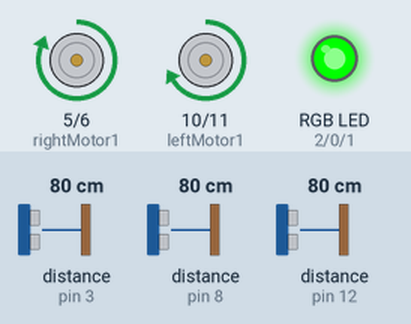
Simulated run of this sketch. Board: Arduino Uno, built with avr-gcc and run on an emulated ATmega328P. Parts: motor-driver pin pairs drawn as motors (green arrow = first pin HIGH = forward, orange = second pin HIGH = backward, longer = more drive), an RGB LED mixed from three pins (HIGH = lit). Wiring (inferred from the names in the program): ultrasonic range finder: trigger pin 9; echo pin 8. The test bench sets the inputs (shaded band); at power-on: distance to the obstacle (sensors on pin 8, pin 3, pin 12) 80 cm. The echo pulse lasts 58.3 µs per cm; pins used as bus, display or sensor lines are not drawn.

Above: at 1.2 s.
1.3 s: distance to the obstacle (sensor on pin 8) set to 46 cm
2.8 s: distance to the obstacle (sensor on pin 8) set to 35 cm
At 3.3 s:
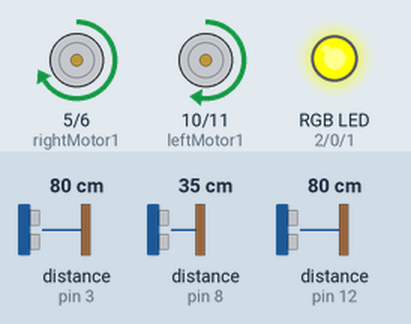
4.3 s: distance to the obstacle (sensor on pin 8) set to 17 cm
5.8 s: distance to the obstacle (sensor on pin 8) set to 14 cm
At 6.3 s:
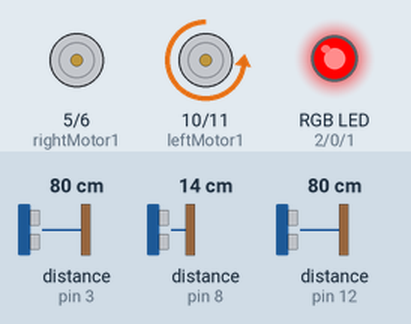
7.3 s: distance to the obstacle (sensor on pin 8) set to 60 cm
At 9.0 s:
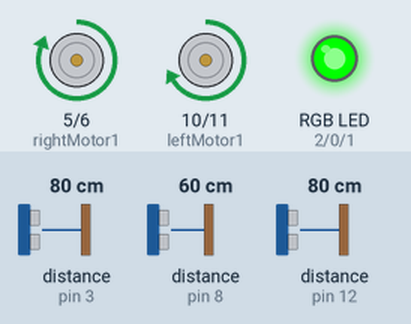
9.3 s: distance to the obstacle (sensor on pin 8) set to 2 cm
At 9.7 s:
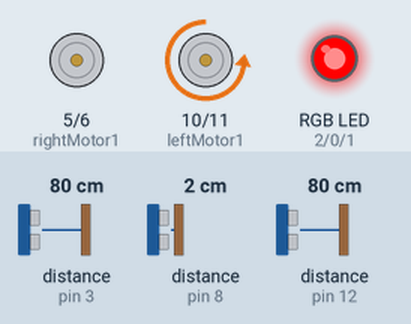
Timing chart, 0 to 11.8 s (numbered marks = the images above; inputs shaded):
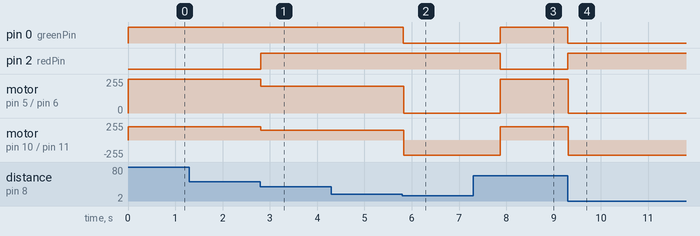

The sketch:

Proximity_Car_Test.ino
```cpp
#define maxPWM 255
#define moderatePWM 200
#define turnPWM 225
#define stopPWM 0


const int redPin = 2;
const int bluePin = 1;
const int greenPin = 0;

const int trigPinS = 9;
const int trigPinL = 13;
const int trigPinR = 4;
const int echoPinS = 8;
const int echoPinL = 12;
const int echoPinR = 3;

const int piezoPin = 7;

const int rightMotor1 = 5;
const int rightMotor2 = 6;
const int leftMotor1 = 10;
const int leftMotor2 = 11;


//speed Of Sound in centimetres per microsecond
const float speedOfSound = 0.0343;

const int fastTurnDis = 5;
const int turnDis = 15;
const int fastDis = 40;

const int fastTurnDel = 500;
const int turnDel = 1000;


float time;
float distance;

void setup()
{
  pinMode(redPin, OUTPUT);
  pinMode(bluePin, OUTPUT);
  pinMode(greenPin, OUTPUT);

  pinMode(trigPinS, OUTPUT);
  pinMode(trigPinL, OUTPUT);
  pinMode(trigPinR, OUTPUT);
  pinMode(echoPinS, INPUT);
  pinMode(echoPinL, INPUT);
  pinMode(echoPinR, INPUT);

  pinMode(piezoPin, OUTPUT);

  pinMode(rightMotor1, OUTPUT);
  pinMode(rightMotor2, OUTPUT);
  pinMode(leftMotor1, OUTPUT);
  pinMode(leftMotor2, OUTPUT);

  //Serial.begin(9600);

}

void loop()
{
  noTone(piezoPin);
  /*
    Serial.print(senseDistance('l'));
    Serial.print("   ");
    Serial.print(senseDistance('s'));
    Serial.print("   ");
    Serial.println(senseDistance('r'));
  */
  //if the straight ultrasonic sensor is more than 25 cm, the car will drive straight at max speed and a RGB Led will turn green
  if (senseDistance('s') > fastDis) {
    setRGB(0, 255, 0);
    drive('s', maxPWM, maxPWM, 0);
  }
  //if the straight ultrasonic sensor is between 10cm and 25cm , the car will drive straight at a moderate speed and a RGB Led will turn yellow
  else if (senseDistance('s') >= turnDis && senseDistance('s') <= fastDis) {
    setRGB(255, 255, 0);
    drive('s', moderatePWM, moderatePWM, 0);
  }
  //if the straight ultrasonic sensor is less than 10cm, the car will turn, a peizo will start to ring and and a RGB Led will turn red

  else if (senseDistance('s') <= fastTurnDis) {
    //tone(piezoPin, 1000);
    setRGB(255, 0, 0);
    if (senseDistance('r') > senseDistance('l')) {
      //Serial.println("right");
      //if the right distance sensor is further from a wall than the left one, the robot will turn to the right
      drive('r', turnPWM, turnPWM, fastTurnDel);
    }
    else {
      //if the right distance sensor is further from a wall than the left one, the robot will turn to the right
      drive('l', turnPWM, turnPWM, fastTurnDel);
      //Serial.println("left");
    }
  }

  else if (senseDistance('s') < turnDis) {
    //tone(piezoPin, 1000);
    setRGB(255, 100, 0);
    if (senseDistance('r') > senseDistance('l')) {
      //Serial.println("right");
      //if the right distance sensor is further from a wall than the left one, the robot will turn to the right
      drive('r', turnPWM, turnPWM, turnDel);
    }
    else {
      //if the right distance sensor is further from a wall than the left one, the robot will turn to the right
      drive('l', turnPWM, turnPWM, turnDel);
      //Serial.println("left");
    }
  }
  delay(10);
}

/*
  Serial.print(senseDistance('l'));
  Serial.print(" ");
  Serial.print(senseDistance('s'));
  Serial.print(" ");
  Serial.println(senseDistance('r'));
*/


double senseDistance(char dir) {
  //argument decides which distance sensor to return the value for
  int echoPin;
  int trigPin;
  if (dir == 'l') {
    echoPin = echoPinL;
    trigPin = trigPinL;
  }
  else if (dir == 'r') {
    echoPin = echoPinR;
    trigPin = trigPinR;
  }
  else {
    echoPin = echoPinS;
    trigPin = trigPinS;
  }

  //Turns on the trigger pin for 10 microseconds
  digitalWrite(trigPin, LOW);
  delayMicroseconds(2);

  digitalWrite(trigPin, HIGH);
  delayMicroseconds(10);

  digitalWrite(trigPin, LOW);

  //the time the sound took to travel from the sensor to the wall and back to the sensor
  time = pulseIn(echoPin, HIGH);

  //Divide by 2 to find the distance from sensor to object and multiply it by the speed of sound to find the distance from the sensor to the object
  distance = time * speedOfSound / 2;

  /*
    Serial.print("Distance: ");
    Serial.println(distance);

  */
  return distance;
}
void drive(char d, int LPWM , int RPWM, double del) {
  //depending on the direction of the char variable the motors will turn to face that direction
  double compensation = 55;
  switch (d) {
    case 's':
      LPWM = LPWM - compensation;
      analogWrite(rightMotor1, RPWM);
      analogWrite(rightMotor2, 0);
      analogWrite(leftMotor1, LPWM);
      analogWrite(leftMotor2, 0);
      break;

    case 'b':
      LPWM = LPWM - compensation;
      analogWrite(rightMotor1, 0);
      analogWrite(rightMotor2, RPWM);
      analogWrite(leftMotor1, 0);
      analogWrite(leftMotor2, LPWM);
      break;

    case 'r':
      analogWrite(rightMotor1, 0);
      analogWrite(rightMotor2, RPWM);
      analogWrite(leftMotor1, 0);
      analogWrite(leftMotor2, 0);
      delay(del);
      break;

    case 'l':
      analogWrite(rightMotor1, 0);
      analogWrite(rightMotor2, 0);
      analogWrite(leftMotor1, 0);
      analogWrite(leftMotor2, LPWM);
      delay(del);
      break;

    default:
      analogWrite(rightMotor1, 0);
      analogWrite(rightMotor2, 0);
      analogWrite(leftMotor1, 0);
      analogWrite(leftMotor2, 0);
      delay(del);
      break;
  }
}

// a method to quickly set the colours of an rgb led
void setRGB(int red, int green, int blue) {
  analogWrite(redPin, red);
  analogWrite(greenPin, green);
  analogWrite(bluePin, blue);
}
```

Measured:
- the behaviour switches between 41 and 40 cm on distance to the obstacle (sensor on pin 8) (found by bisection; images 0 and 1)
- the behaviour switches between 16 and 15 cm on distance to the obstacle (sensor on pin 8) (found by bisection; images 1 and 2)
- after the input at 1.3 s, every drawn part: stays the same
- after the input at 2.8 s, pin 2 (redPin): LOW → HIGH at once; motor on pin 5 (rightMotor1) / pin 6 (rightMotor2): forward 255/255 → forward 200/255 at once; motor on pin 10 (leftMotor1) / pin 11 (leftMotor2): forward 200/255 → forward 145/255 at once
- after the input at 4.3 s, every drawn part: stays the same
- after the input at 5.8 s, pin 0 (greenPin): HIGH → LOW at once; motor on pin 5 (rightMotor1) / pin 6 (rightMotor2): forward 200/255 → stopped at once; motor on pin 10 (leftMotor1) / pin 11 (leftMotor2): forward 145/255 → backward 225/255 at once
- after the input at 7.3 s, pin 0 (greenPin): LOW → HIGH after 0.57 s; pin 2 (redPin): HIGH → LOW after 0.57 s; motor on pin 5 (rightMotor1) / pin 6 (rightMotor2): stopped → forward 255/255 after 0.57 s; motor on pin 10 (leftMotor1) / pin 11 (leftMotor2): backward 225/255 → forward 200/255 after 0.57 s
- after the input at 9.3 s, pin 0 (greenPin): HIGH → LOW at once; pin 2 (redPin): LOW → HIGH at once; motor on pin 5 (rightMotor1) / pin 6 (rightMotor2): forward 255/255 → stopped at once; motor on pin 10 (leftMotor1) / pin 11 (leftMotor2): forward 200/255 → backward 225/255 at once
